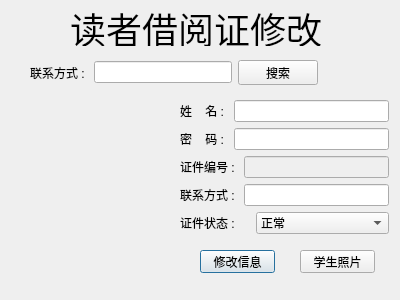
<?xml version="1.0" encoding="UTF-8"?>
<ui version="4.0">
 <class>adModifyStuDialog</class>
 <widget class="QDialog" name="adModifyStuDialog">
  <property name="geometry">
   <rect>
    <x>0</x>
    <y>0</y>
    <width>400</width>
    <height>300</height>
   </rect>
  </property>
  <property name="windowTitle">
   <string>Dialog</string>
  </property>
  <widget class="QLabel" name="label_8">
   <property name="geometry">
    <rect>
     <x>70</x>
     <y>10</y>
     <width>251</width>
     <height>36</height>
    </rect>
   </property>
   <property name="font">
    <font>
     <pointsize>27</pointsize>
    </font>
   </property>
   <property name="text">
    <string>读者借阅证修改</string>
   </property>
  </widget>
  <widget class="QWidget" name="layoutWidget">
   <property name="geometry">
    <rect>
     <x>180</x>
     <y>100</y>
     <width>209</width>
     <height>136</height>
    </rect>
   </property>
   <layout class="QVBoxLayout" name="verticalLayout">
    <item>
     <layout class="QHBoxLayout" name="horizontalLayout">
      <item>
       <widget class="QLabel" name="label_2">
        <property name="text">
         <string>姓    名 : </string>
        </property>
       </widget>
      </item>
      <item>
       <widget class="QLineEdit" name="lineEdit">
        <property name="alignment">
         <set>Qt::AlignRight|Qt::AlignTrailing|Qt::AlignVCenter</set>
        </property>
       </widget>
      </item>
     </layout>
    </item>
    <item>
     <layout class="QHBoxLayout" name="horizontalLayout_2">
      <item>
       <widget class="QLabel" name="label_3">
        <property name="text">
         <string>密    码 : </string>
        </property>
       </widget>
      </item>
      <item>
       <widget class="QLineEdit" name="lineEdit_2">
        <property name="alignment">
         <set>Qt::AlignRight|Qt::AlignTrailing|Qt::AlignVCenter</set>
        </property>
       </widget>
      </item>
     </layout>
    </item>
    <item>
     <layout class="QHBoxLayout" name="horizontalLayout_4">
      <item>
       <widget class="QLabel" name="label_5">
        <property name="text">
         <string>证件编号 : </string>
        </property>
       </widget>
      </item>
      <item>
       <widget class="QLineEdit" name="lineEdit_3">
        <property name="enabled">
         <bool>false</bool>
        </property>
        <property name="alignment">
         <set>Qt::AlignRight|Qt::AlignTrailing|Qt::AlignVCenter</set>
        </property>
       </widget>
      </item>
     </layout>
    </item>
    <item>
     <layout class="QHBoxLayout" name="horizontalLayout_7">
      <item>
       <widget class="QLabel" name="label_7">
        <property name="text">
         <string>联系方式 : </string>
        </property>
       </widget>
      </item>
      <item>
       <widget class="QLineEdit" name="lineEdit_4">
        <property name="alignment">
         <set>Qt::AlignRight|Qt::AlignTrailing|Qt::AlignVCenter</set>
        </property>
       </widget>
      </item>
     </layout>
    </item>
    <item>
     <layout class="QHBoxLayout" name="horizontalLayout_5">
      <item>
       <widget class="QLabel" name="label_6">
        <property name="text">
         <string>证件状态 : </string>
        </property>
       </widget>
      </item>
      <item>
       <widget class="QComboBox" name="comboBox">
        <property name="minimumSize">
         <size>
          <width>133</width>
          <height>0</height>
         </size>
        </property>
        <property name="maximumSize">
         <size>
          <width>133</width>
          <height>16777215</height>
         </size>
        </property>
        <item>
         <property name="text">
          <string>正常</string>
         </property>
        </item>
        <item>
         <property name="text">
          <string>注销</string>
         </property>
        </item>
        <item>
         <property name="text">
          <string>挂失</string>
         </property>
        </item>
       </widget>
      </item>
     </layout>
    </item>
   </layout>
  </widget>
  <widget class="QLabel" name="label">
   <property name="geometry">
    <rect>
     <x>10</x>
     <y>100</y>
     <width>161</width>
     <height>181</height>
    </rect>
   </property>
   <property name="text">
    <string/>
   </property>
  </widget>
  <widget class="QPushButton" name="pushButton_2">
   <property name="geometry">
    <rect>
     <x>200</x>
     <y>250</y>
     <width>75</width>
     <height>23</height>
    </rect>
   </property>
   <property name="text">
    <string>修改信息</string>
   </property>
  </widget>
  <widget class="QPushButton" name="pushButton_3">
   <property name="geometry">
    <rect>
     <x>300</x>
     <y>250</y>
     <width>75</width>
     <height>23</height>
    </rect>
   </property>
   <property name="text">
    <string>学生照片</string>
   </property>
  </widget>
  <widget class="QWidget" name="">
   <property name="geometry">
    <rect>
     <x>30</x>
     <y>60</y>
     <width>288</width>
     <height>25</height>
    </rect>
   </property>
   <layout class="QHBoxLayout" name="horizontalLayout_3">
    <item>
     <widget class="QLabel" name="label_9">
      <property name="text">
       <string>联系方式 : </string>
      </property>
     </widget>
    </item>
    <item>
     <widget class="QLineEdit" name="lineEdit_5">
      <property name="alignment">
       <set>Qt::AlignRight|Qt::AlignTrailing|Qt::AlignVCenter</set>
      </property>
     </widget>
    </item>
    <item>
     <widget class="QPushButton" name="pushButton">
      <property name="text">
       <string>搜索</string>
      </property>
     </widget>
    </item>
   </layout>
  </widget>
 </widget>
 <resources/>
 <connections/>
</ui>
